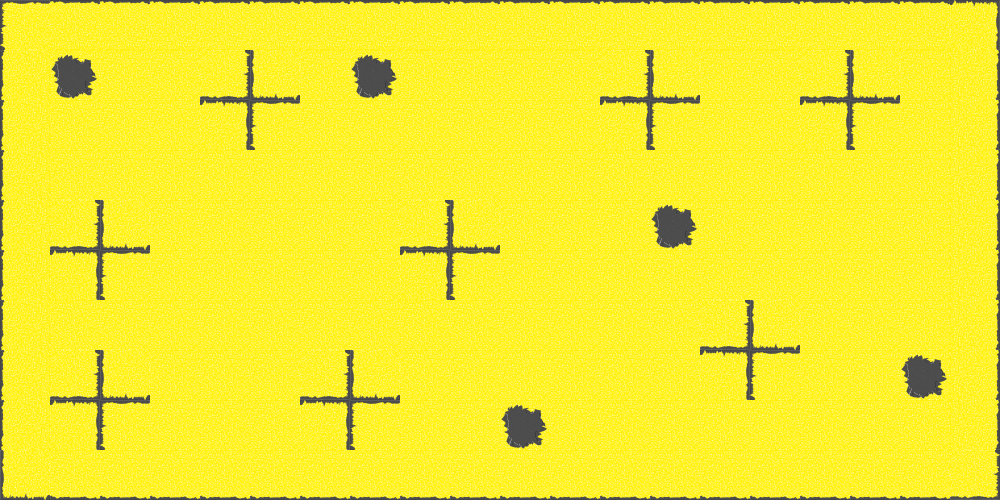

This game map was drawn from its Tiled (.tmx) file and the tilesets committed beside it. A one-line description and the full map source follow:
An orthogonal 20x10 tile map with 50x50 px tiles, 1 tile layer (Tile Layer 1) and 9 objects.

<map version="1.0" orientation="orthogonal" renderorder="right-down" width="20" height="10" tilewidth="50" tileheight="50" nextobjectid="1">
 <tileset firstgid="1" name="Sandy_18_Tileset_Bright" tilewidth="50" tileheight="50" tilecount="18" columns="6">
  <image source="../Assets/Sandy/TileSets/Sandy_18_Tileset_Bright.png" width="300" height="150" />
  <tile id="0">
   <objectgroup draworder="index">
    <object id="1" x="4.625" y="49.375">
     <polyline points="0,0 0.125,-2.125 -2.875,-4.25 0.5,-6 -0.25,-20.375 3.5,-23 -0.625,-27 0.375,-44.875 45.375,-44.75 45.375,-49.25 -4.75,-49.5 -4.875,0.5 0,0.5" />
    </object>
   </objectgroup>
  </tile>
  <tile id="1">
   <objectgroup draworder="index">
    <object id="1" x="-0.125" y="-0.125">
     <polyline points="0,0 49.875,0.125 50.125,4.5 43.25,2.875 16,3.375 11.25,2.375 4.125,3.125 0.125,1.75 0.25,0" />
    </object>
   </objectgroup>
  </tile>
  <tile id="2">
   <objectgroup draworder="index">
    <object id="1" x="0" y="5.125">
     <polyline points="0,0 2.625,-0.125 5.375,-2.125 21.625,-2.5 23.625,1.625 26.875,-1.125 39,-0.375 41.875,-1.875 45.625,-1.125 46.75,6.75 45.5,13.875 45.875,35.125 45.875,44.625 50,44.625 49.875,-5.25 0,-5.25 -0.125,-0.25" />
    </object>
   </objectgroup>
  </tile>
  <tile id="6">
   <objectgroup draworder="index">
    <object id="1" x="-0.375" y="0">
     <polyline points="0,0 0.125,49.75 2.125,49.75 3.5,44.875 2.5,43.625 2.625,37.25 4.875,35.125 3.5,31.25 3.5,9 2.875,7.25 4.375,2.875 4.25,0 0,0" />
    </object>
   </objectgroup>
  </tile>
  <tile id="8">
   <objectgroup draworder="index">
    <object id="1" x="48.125" y="-0.25">
     <polyline points="0,0 1.75,0 1.75,50.125 -2,49.875 -2.5,48 0,43.25 -1.5,40.125 -1.375,18.5 -2.25,17 -2.25,13.625 -0.75,12.125 -0.5,6.375 -1.375,5.125 -0.375,3 -0.125,0.125" />
    </object>
   </objectgroup>
  </tile>
  <tile id="10">
   <objectgroup draworder="index">
    <object id="1" x="4.75" y="11.75">
     <polyline points="0,0 3.5,-4.875 7.5,-5.625 13.125,-7.625 17.25,-7 19.125,-3.75 24.125,-4 25.375,-1.375 29,-1 30.75,-3.5 36.625,-1.625 36.25,6.875 40.375,11.875 42.125,16.625 37.5,21 36.125,23.375 34.25,25.375 38.375,27.375 37.25,33 34.25,34 28.5,32.125 22.625,35.375 18.375,37.25 15.875,36.25 7.75,36.125 0.5,29.625 2.75,23 -0.625,20.5 1.75,16.75 -1,14.125 0.375,10.75 -4.375,7.75 -0.125,-0.25" />
    </object>
   </objectgroup>
  </tile>
  <tile id="12">
   <objectgroup draworder="index">
    <object id="1" x="3.375" y="-0.125">
     <polyline points="0,0 -3.5,0 -3.625,49.875 46.5,50.125 46.5,44.75 43.625,45 41.75,47.75 40.125,46.125 30.5,46.125 29.375,47.25 24.625,47 23.125,43.75 21.625,43.625 21,46.5 8.25,45.875 6.75,44.5 5,46.125 1.5,45.875 -0.25,41.625 -0.125,33.25 0.875,22.75 0.125,16.75 1.125,14.75 0.125,12.375 0,9.375 0.75,8.375 0.5,-0.25" />
    </object>
   </objectgroup>
  </tile>
  <tile id="13">
   <objectgroup draworder="index">
    <object id="1" x="0.125" y="45.75">
     <polyline points="0,0 -0.25,4.25 50,4 49.875,1.875 46.25,1.75 45,0.625 43.125,1.75 37.25,1.875 34.125,-0.625 31.875,0.375 8.25,0.75 7.25,1.375 5.125,0.625 -0.125,0" />
    </object>
   </objectgroup>
  </tile>
  <tile id="14">
   <objectgroup draworder="index">
    <object id="1" x="-0.125" y="45.5">
     <polyline points="0,0 9.25,0.125 12.125,1.5 15.125,-0.125 18.625,1.875 23.875,-0.125 36.125,0.25 38.375,1.75 43.5,1 46,-1 47.75,-4 45,-5.875 46,-9.25 46,-19.75 42.75,-21.5 46.625,-24.5 46.25,-41.75 45,-43 44.75,-45.75 49.875,-45.625 50,4.375 0.375,4.375 0,-0.125" />
    </object>
   </objectgroup>
  </tile>
 </tileset>
 <layer name="Tile Layer 1" width="20" height="10">
  <data encoding="csv">
1,2,2,2,2,2,2,2,2,2,2,2,2,2,2,2,2,2,2,3,
7,11,8,8,15,13,8,11,8,8,8,8,15,13,8,8,15,13,8,9,
7,8,8,8,3,1,8,8,8,8,8,8,3,1,8,8,3,1,8,9,
7,8,8,8,8,8,8,8,8,8,8,8,8,8,8,8,8,8,8,9,
7,15,13,8,8,8,8,8,15,13,8,8,8,11,8,8,8,8,8,9,
7,3,1,8,8,8,8,8,3,1,8,8,8,8,8,8,8,8,8,9,
7,8,8,8,8,8,8,8,8,8,8,8,8,8,15,13,8,8,8,9,
7,15,13,8,8,8,15,13,8,8,8,8,8,8,3,1,8,8,11,9,
7,3,1,8,8,8,3,1,8,8,11,8,8,8,8,8,8,8,8,9,
13,14,14,14,14,14,14,14,14,14,14,14,14,14,14,14,14,14,14,15
</data>
 </layer>
</map>